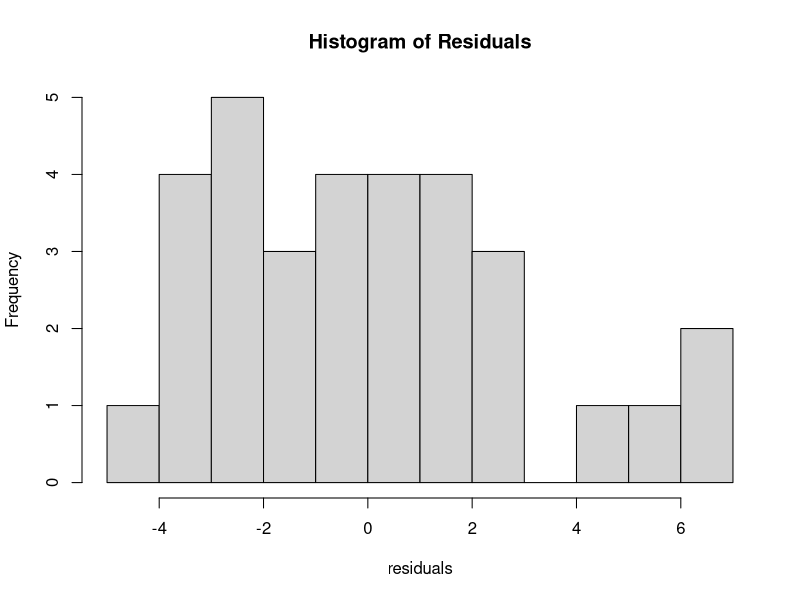
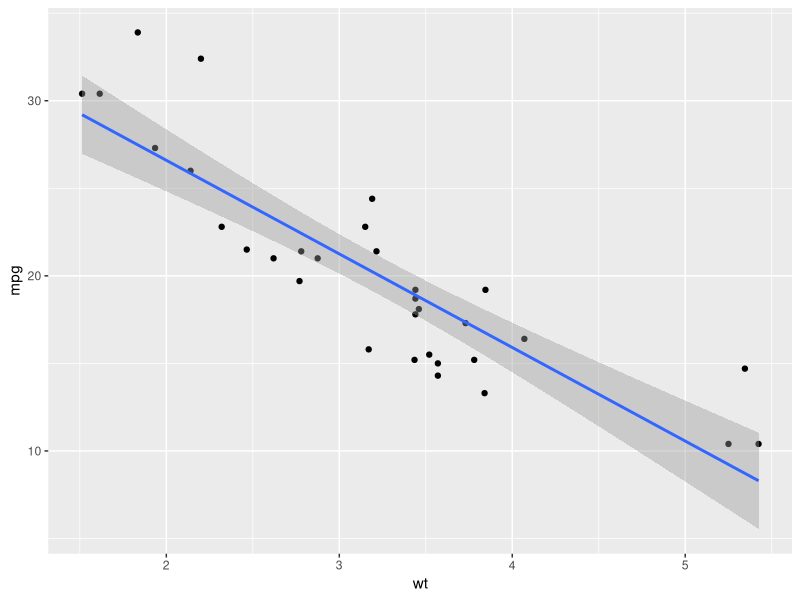
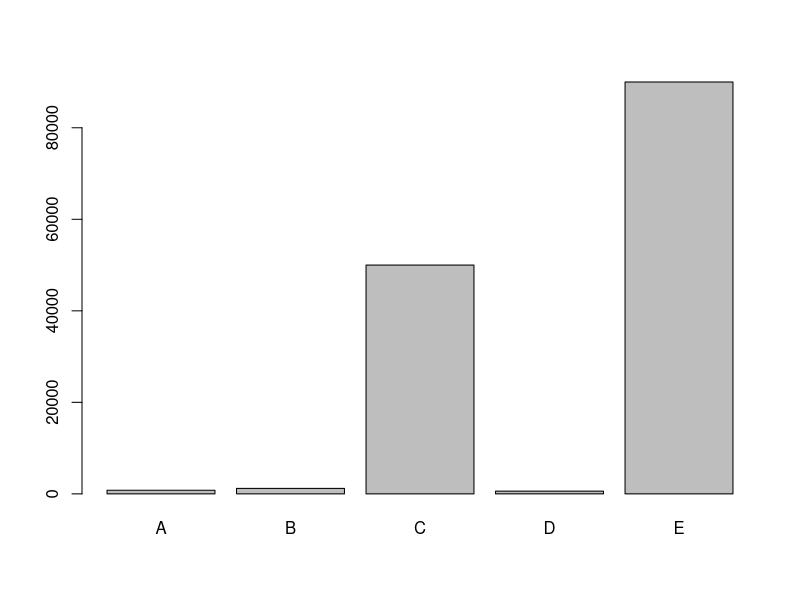
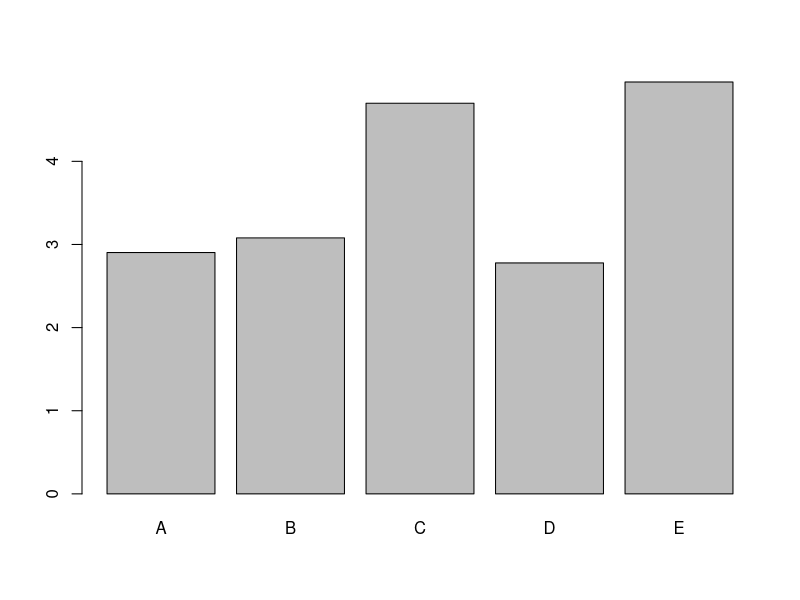
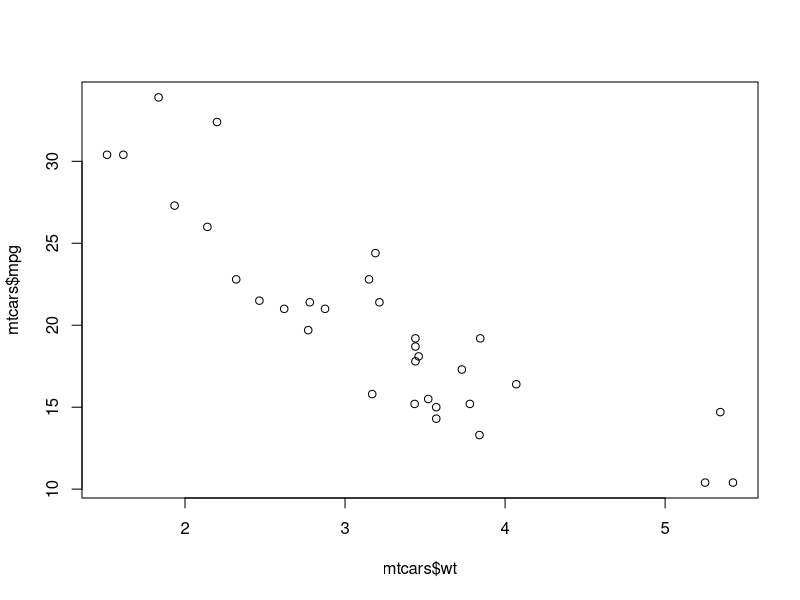
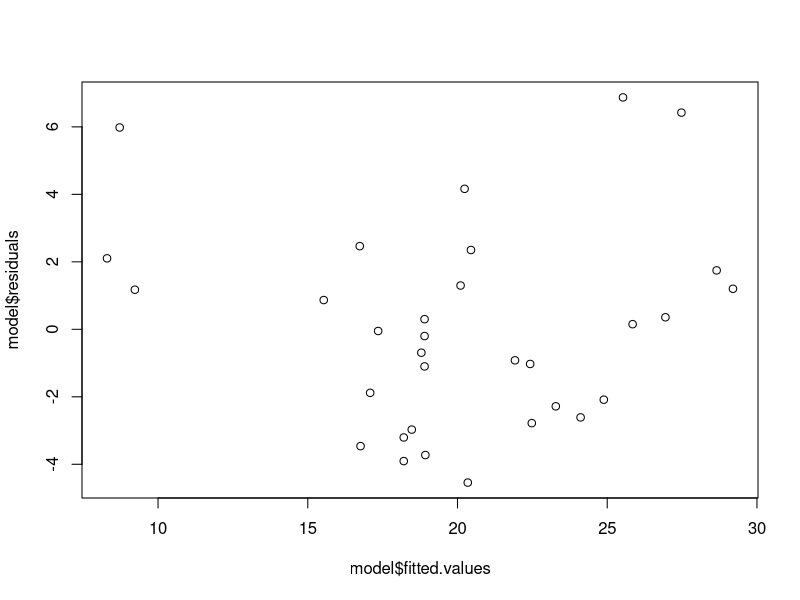

Here is the R script that generated these plots, in order:
## ---- chunk 1
region <- factor(c("North", "South", "North", "South"))
dummies <- model.matrix(~ region)[, -1]  # Creates dummy variables
## ---- chunk 2
education <- ordered(c("High school", "College", "Graduate"),
                     levels = c("High school", "College", "Graduate"))
## ---- chunk 3
likert <- ordered(c("Disagree", "Neutral", "Agree", "Strongly Agree"),
                  levels = c("Strongly Disagree", "Disagree", "Neutral", "Agree", "Strongly Agree"))
## ---- chunk 4
income <- c(32000, 45000, 51000, 39000)
## ---- chunk 5
employed <- c(1, 0, 1, 1)
## ---- chunk 6
model <- lm(mpg ~ wt, data = mtcars)
residuals <- residuals(model)
hist(residuals, breaks = 10, main = "Histogram of Residuals")
## ---- chunk 7
library(ggplot2)

ggplot(mtcars, aes(x = wt, y = mpg)) +
  geom_point() +
  geom_smooth(method = "lm", se = TRUE)

## ---- chunk 8
ols_model <- lm(mpg ~ wt, data = mtcars)
summary(ols_model)
## ---- chunk 9
install.packages("quantreg", repos = "https://cloud.r-project.org/")
library(quantreg)
median_model <- rq(mpg ~ wt, data = mtcars, tau = 0.5)
summary(median_model)
## ---- chunk 10

df <- data.frame(
  income = c(32000, 45000, 51000, 39000),
  education_years = c(12, 16, 18, 14))

df$income_std <- scale(df$income)
df$education_std <- scale(df$education_years)
## ---- chunk 11
mtcars$wt_std <- scale(mtcars$wt)
## ---- chunk 12
population <- c(800, 1200, 50000, 600, 90000)
barplot(population, names.arg = c("A", "B", "C", "D", "E"))
## ---- chunk 13
log_pop <- log10(population)
barplot(log_pop, names.arg = c("A", "B", "C", "D", "E"))
## ---- chunk 14
mtcars$log_wt <- log(mtcars$wt)
## ---- chunk 15
mtcars$log_wt_safe <- log(mtcars$wt + 1)
## ---- chunk 16
plot(mtcars$wt, mtcars$mpg)
## ---- chunk 17
model_quad <- lm(mpg ~ wt + I(wt^2), data = mtcars)
summary(model_quad)
## ---- chunk 18
plot(model$fitted.values, model$residuals)
## ---- chunk 19
install.packages("sandwich", repos = "https://cloud.r-project.org/")
install.packages("lmtest", repos = "https://cloud.r-project.org/")
library(sandwich)
library(lmtest)
coeftest(model, vcov = vcovHC(model, type = "HC1"))
## ---- chunk 20

mtcars$high_mpg <- ifelse(mtcars$mpg > 20, 1, 0)
logit_model <- glm(high_mpg ~ wt, data = mtcars, family = binomial)
summary(logit_model)
## ---- chunk 21
logit_model <- glm(high_mpg ~ wt, data = mtcars, family = binomial)
summary(logit_model)
## ---- chunk 22
model_alt <- lm(mpg ~ wt + hp, data = mtcars)
summary(model_alt)
## ---- chunk 23
model_no_outlier <- lm(mpg ~ wt, data = mtcars[-which.max(mtcars$wt), ])
summary(model_no_outlier)
